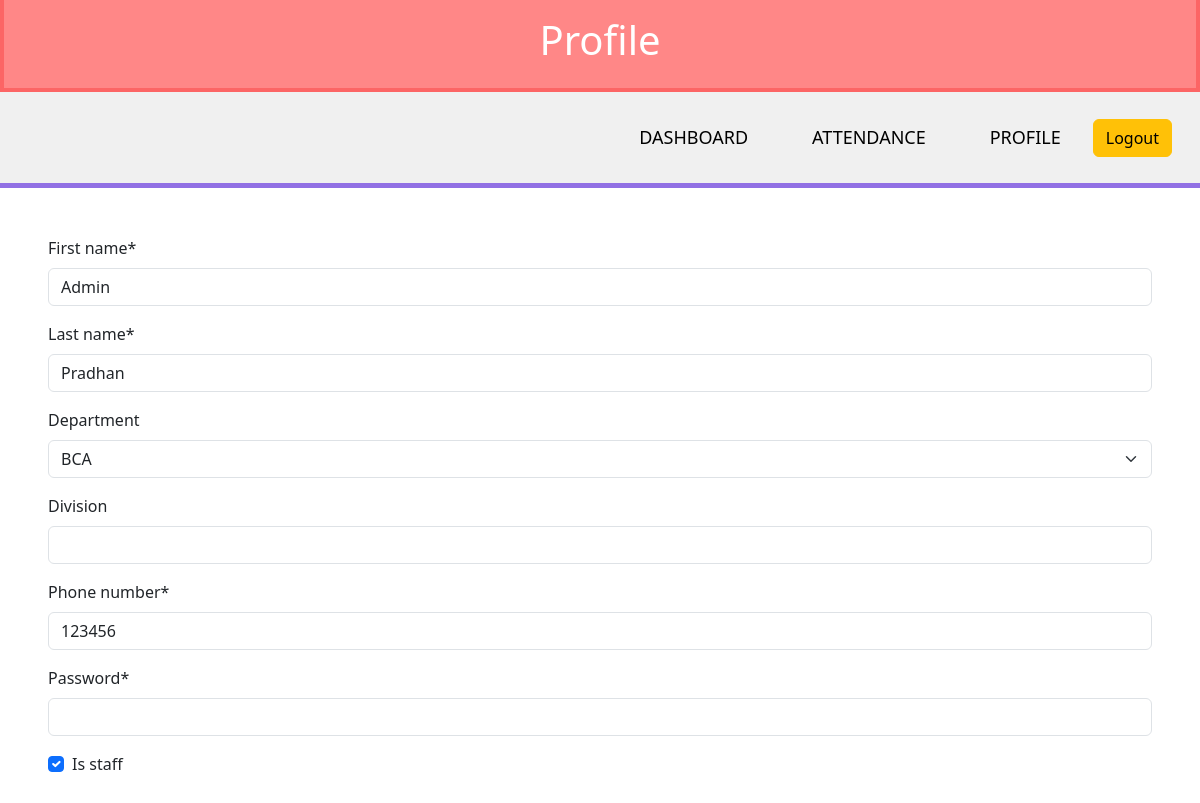
The app's page /1/, older data.
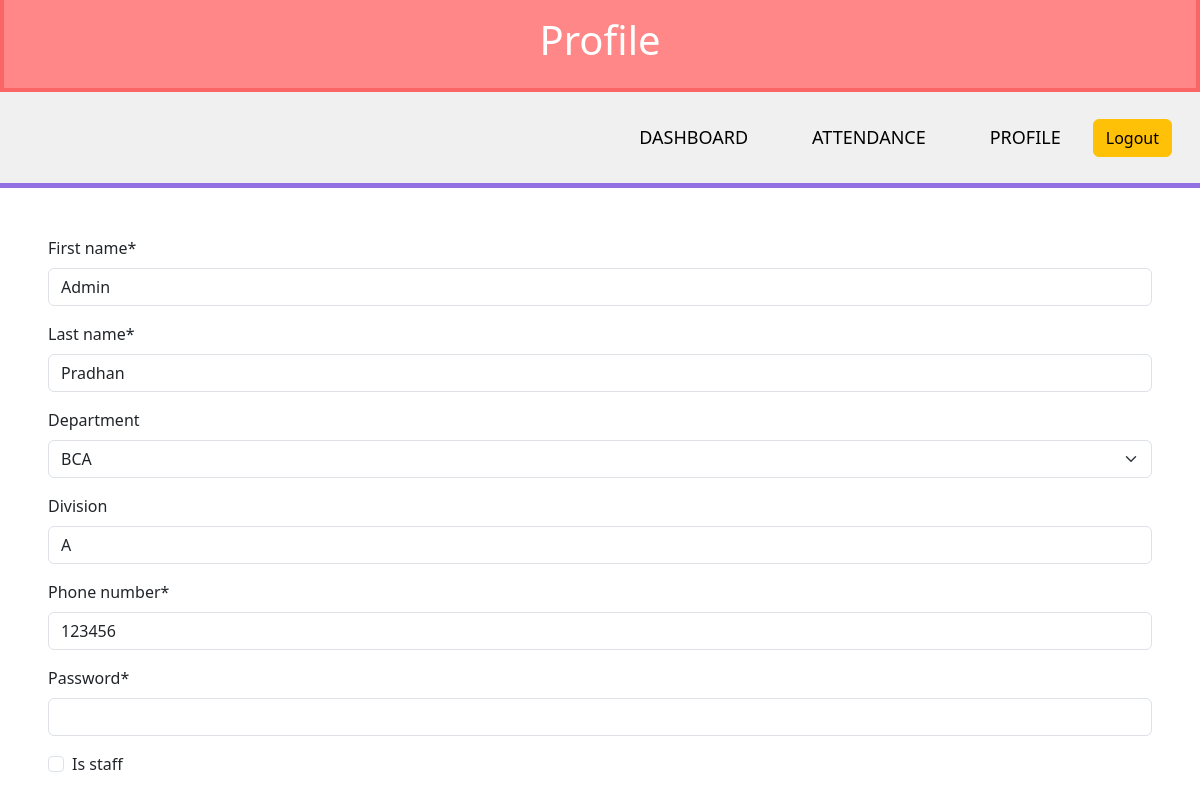
The same page, newer data.
### main/models.py (models this page shows, shortened)
class Accounts(AbstractBaseUser):
    first_name = models.CharField(max_length=12)
    last_name = models.CharField(max_length=12)
    department = models.CharField(
        max_length=12, blank=True, choices=STUDENT_DEPARTMENT, default="BCA")
    division = models.CharField(max_length=12, blank=True)
    phone_number = models.CharField(max_length=12, unique=True)
    is_active = models.BooleanField(default=True)
    is_admin = models.BooleanField(default=False)
    is_staff = models.BooleanField(default=False)
    USERNAME_FIELD = "phone_number"
    objects = manager.CustomBaseManager()

### main/views.py (the view)
# urls.py: path('<int:id>/', views.Profile, name="profile"),
def Profile(request,id):
    pi = models.Accounts.objects.get(pk=id)
    form = forms.RegisterAccount(instance=pi)
    return render(request, 'main/profile.html',locals())

### main/forms.py (shortened to what this page needs)
class RegisterAccount(forms.ModelForm):
    password = forms.CharField(label="Password", widget=forms.PasswordInput)
    class Meta:
        model = models.Accounts
        fields = ('first_name','last_name',"department",'division','phone_number',"password","is_staff")

### main/templates/main/profile.html (shortened to what this page needs)
{% extends "main/base.html" %}
{% load static %}
{% load crispy_forms_tags %}
{% block body %}
<main>
  <div class="container-fluid">
    <div class="row">
      <div class="container-fluid student-title-bg p-3 me-3">
        <h1 class="student-heading text-center">Profile</h1>
      </div>
    </div>
    <div class="row bg-gray">
      <nav class="d-flex flex-direction-row align-items-center justify-content-end">
        <ul class="d-flex flex-direction-row align-items-center justify-content-end  remove-bullet pe-3">
          {% if user.is_staff and user.is_admin %}
            <li class="nav-links"><a href="{% url "admin_dashboard" %}" class="nav-link p-4">Dashboard</a></li>
          {% elif user.is_staff and not user.is_admin %}
            <li class="nav-links"><a href="{% url "teacher_dashboard" %}" class="nav-link p-4">Dashboard</a></li>
          {% else %}
            <li class="nav-links"><a href="{% url "student_dashboard" %}" class="nav-link p-4">Dashboard</a></li>
          {% endif %}
          <li class="nav-links"><a href="#" class="nav-link p-4">Attendance</a></li>
          <li class="nav-links"><a href="#" class="nav-link p-4">Profile</a></li>
          <a class="btn btn-warning" href="{% url "logout" %}">Logout</a>
        </ul>
      </nav>
    </div>
    <div class="row"><div class="container my-5 px-5">
      <form >
        {{form|crispy}}
      </form>
    </div>
</main>
{% endblock body %}

Row changes from the older to the newer data that the page shows:
changed Accounts "Admin": division (not shown) → "A"; is_staff "☑" → "☐"
